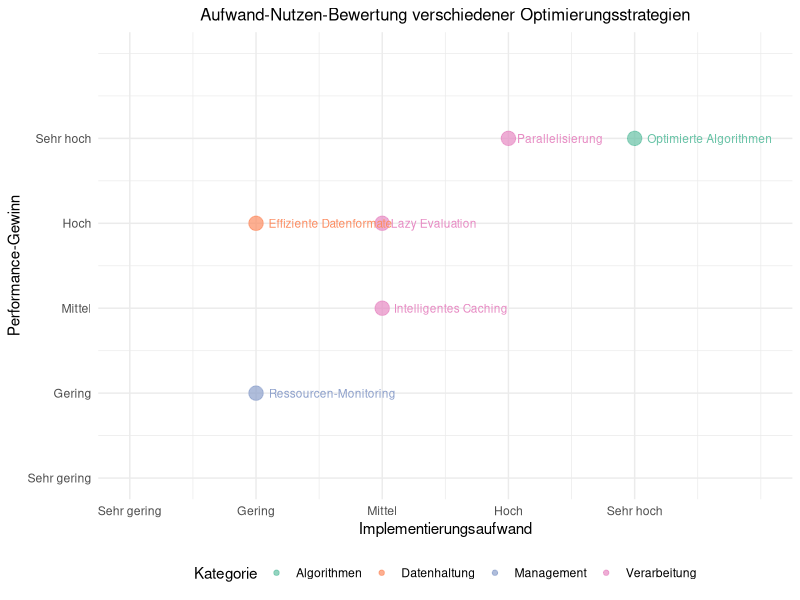

Reproduce this figure in R.
## ---- chunk 1
#| label: fig-optimization-strategies
#| fig-cap: "Strategien zur Performanz-Optimierung im FDZ-Bund"
#| echo: false
#| warning: false
#| fig-width: 10
#| fig-height: 5

library(ggplot2)
library(dplyr)

strategies <- data.frame(
  Strategie = c("Effiziente Datenformate", "Lazy Evaluation", 
                "Parallelisierung", "Intelligentes Caching",
                "Optimierte Algorithmen", "Ressourcen-Monitoring"),
  Aufwand = c(2, 3, 4, 3, 5, 2),
  Nutzen = c(4, 4, 5, 3, 5, 2),
  Kategorie = c("Datenhaltung", "Verarbeitung", "Verarbeitung", 
                "Verarbeitung", "Algorithmen", "Management")
)

ggplot(strategies, aes(x = Aufwand, y = Nutzen, color = Kategorie, size = 3)) +
  geom_point(alpha = 0.7) +
  geom_text(aes(label = Strategie), hjust = -0.1, size = 3, show.legend = FALSE) +
  scale_x_continuous(limits = c(1, 6), breaks = 1:5, 
                     labels = c("Sehr gering", "Gering", "Mittel", "Hoch", "Sehr hoch")) +
  scale_y_continuous(limits = c(1, 6), breaks = 1:5,
                     labels = c("Sehr gering", "Gering", "Mittel", "Hoch", "Sehr hoch")) +
  scale_color_brewer(type = "qual", palette = "Set2") +
  labs(
    title = "Aufwand-Nutzen-Bewertung verschiedener Optimierungsstrategien",
    x = "Implementierungsaufwand",
    y = "Performance-Gewinn",
    color = "Kategorie"
  ) +
  theme_minimal() +
  theme(
    plot.title = element_text(size = 12, hjust = 0.5),
    legend.position = "bottom"
  ) +
  guides(size = "none")
